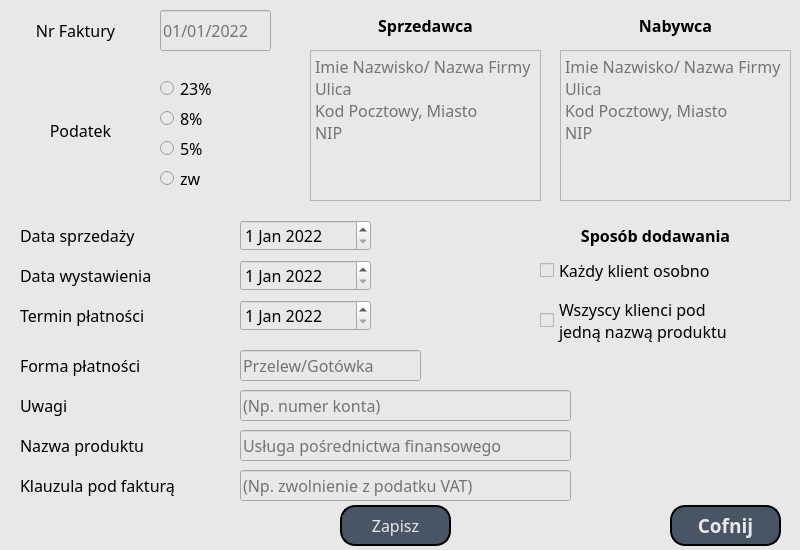
<?xml version="1.0" encoding="UTF-8"?>
<ui version="4.0">
 <class>Dialog</class>
 <widget class="QDialog" name="Dialog">
  <property name="geometry">
   <rect>
    <x>0</x>
    <y>0</y>
    <width>800</width>
    <height>550</height>
   </rect>
  </property>
  <property name="windowTitle">
   <string>Dialog</string>
  </property>
  <property name="styleSheet">
   <string notr="true">background-color: rgb(232, 232, 232);
</string>
  </property>
  <widget class="QLabel" name="label_3">
   <property name="geometry">
    <rect>
     <x>310</x>
     <y>10</y>
     <width>231</width>
     <height>31</height>
    </rect>
   </property>
   <property name="font">
    <font>
     <family>Artifakt Element</family>
     <pointsize>12</pointsize>
     <weight>75</weight>
     <bold>true</bold>
    </font>
   </property>
   <property name="text">
    <string>Sprzedawca</string>
   </property>
   <property name="alignment">
    <set>Qt::AlignCenter</set>
   </property>
  </widget>
  <widget class="QLabel" name="label_4">
   <property name="geometry">
    <rect>
     <x>560</x>
     <y>10</y>
     <width>231</width>
     <height>31</height>
    </rect>
   </property>
   <property name="font">
    <font>
     <family>Artifakt Element</family>
     <pointsize>12</pointsize>
     <weight>75</weight>
     <bold>true</bold>
    </font>
   </property>
   <property name="text">
    <string>Nabywca</string>
   </property>
   <property name="alignment">
    <set>Qt::AlignCenter</set>
   </property>
  </widget>
  <widget class="QTextEdit" name="buyersEdit">
   <property name="geometry">
    <rect>
     <x>560</x>
     <y>50</y>
     <width>231</width>
     <height>151</height>
    </rect>
   </property>
   <property name="font">
    <font>
     <family>Artifakt Element</family>
     <pointsize>12</pointsize>
    </font>
   </property>
   <property name="placeholderText">
    <string>Imie Nazwisko/ Nazwa Firmy                                    Ulica                                                                          Kod Pocztowy, Miasto                                                          NIP</string>
   </property>
  </widget>
  <widget class="QTextEdit" name="sellersEdit">
   <property name="geometry">
    <rect>
     <x>310</x>
     <y>50</y>
     <width>231</width>
     <height>151</height>
    </rect>
   </property>
   <property name="font">
    <font>
     <family>Artifakt Element</family>
     <pointsize>12</pointsize>
    </font>
   </property>
   <property name="html">
    <string>&lt;!DOCTYPE HTML PUBLIC &quot;-//W3C//DTD HTML 4.0//EN&quot; &quot;http://www.w3.org/TR/REC-html40/strict.dtd&quot;&gt;
&lt;html&gt;&lt;head&gt;&lt;meta name=&quot;qrichtext&quot; content=&quot;1&quot; /&gt;&lt;style type=&quot;text/css&quot;&gt;
p, li { white-space: pre-wrap; }
&lt;/style&gt;&lt;/head&gt;&lt;body style=&quot; font-family:'Artifakt Element'; font-size:12pt; font-weight:400; font-style:normal;&quot;&gt;
&lt;p style=&quot;-qt-paragraph-type:empty; margin-top:0px; margin-bottom:0px; margin-left:0px; margin-right:0px; -qt-block-indent:0; text-indent:0px; font-size:7.8pt;&quot;&gt;&lt;br /&gt;&lt;/p&gt;&lt;/body&gt;&lt;/html&gt;</string>
   </property>
   <property name="placeholderText">
    <string>Imie Nazwisko/ Nazwa Firmy                                    Ulica                                                                          Kod Pocztowy, Miasto                                                          NIP</string>
   </property>
  </widget>
  <widget class="QDateEdit" name="dateEdit">
   <property name="geometry">
    <rect>
     <x>240</x>
     <y>220</y>
     <width>131</width>
     <height>31</height>
    </rect>
   </property>
   <property name="font">
    <font>
     <family>Artifakt Element</family>
     <pointsize>12</pointsize>
    </font>
   </property>
   <property name="wrapping">
    <bool>false</bool>
   </property>
   <property name="date">
    <date>
     <year>2022</year>
     <month>1</month>
     <day>1</day>
    </date>
   </property>
  </widget>
  <widget class="QLabel" name="label_5">
   <property name="geometry">
    <rect>
     <x>20</x>
     <y>220</y>
     <width>161</width>
     <height>31</height>
    </rect>
   </property>
   <property name="font">
    <font>
     <family>Artifakt Element</family>
     <pointsize>12</pointsize>
    </font>
   </property>
   <property name="text">
    <string>Data sprzedaży</string>
   </property>
   <property name="alignment">
    <set>Qt::AlignLeading|Qt::AlignLeft|Qt::AlignVCenter</set>
   </property>
  </widget>
  <widget class="QLabel" name="label_6">
   <property name="geometry">
    <rect>
     <x>20</x>
     <y>260</y>
     <width>181</width>
     <height>31</height>
    </rect>
   </property>
   <property name="font">
    <font>
     <family>Artifakt Element</family>
     <pointsize>12</pointsize>
    </font>
   </property>
   <property name="text">
    <string>Data wystawienia</string>
   </property>
   <property name="alignment">
    <set>Qt::AlignLeading|Qt::AlignLeft|Qt::AlignVCenter</set>
   </property>
  </widget>
  <widget class="QLabel" name="label_7">
   <property name="geometry">
    <rect>
     <x>20</x>
     <y>300</y>
     <width>181</width>
     <height>31</height>
    </rect>
   </property>
   <property name="font">
    <font>
     <family>Artifakt Element</family>
     <pointsize>12</pointsize>
    </font>
   </property>
   <property name="text">
    <string>Termin płatności</string>
   </property>
   <property name="alignment">
    <set>Qt::AlignLeading|Qt::AlignLeft|Qt::AlignVCenter</set>
   </property>
  </widget>
  <widget class="QLineEdit" name="paymentFormEdit">
   <property name="geometry">
    <rect>
     <x>240</x>
     <y>350</y>
     <width>181</width>
     <height>31</height>
    </rect>
   </property>
   <property name="font">
    <font>
     <family>Artifakt Element</family>
     <pointsize>12</pointsize>
    </font>
   </property>
   <property name="text">
    <string/>
   </property>
   <property name="placeholderText">
    <string>Przelew/Gotówka</string>
   </property>
  </widget>
  <widget class="QLabel" name="label_8">
   <property name="geometry">
    <rect>
     <x>20</x>
     <y>350</y>
     <width>161</width>
     <height>31</height>
    </rect>
   </property>
   <property name="font">
    <font>
     <family>Artifakt Element</family>
     <pointsize>12</pointsize>
    </font>
   </property>
   <property name="text">
    <string>Forma płatności</string>
   </property>
   <property name="alignment">
    <set>Qt::AlignLeading|Qt::AlignLeft|Qt::AlignVCenter</set>
   </property>
  </widget>
  <widget class="QLabel" name="label_9">
   <property name="geometry">
    <rect>
     <x>20</x>
     <y>390</y>
     <width>121</width>
     <height>31</height>
    </rect>
   </property>
   <property name="font">
    <font>
     <family>Artifakt Element</family>
     <pointsize>12</pointsize>
    </font>
   </property>
   <property name="text">
    <string>Uwagi</string>
   </property>
   <property name="alignment">
    <set>Qt::AlignLeading|Qt::AlignLeft|Qt::AlignVCenter</set>
   </property>
  </widget>
  <widget class="QLineEdit" name="notesEdit">
   <property name="geometry">
    <rect>
     <x>240</x>
     <y>390</y>
     <width>331</width>
     <height>31</height>
    </rect>
   </property>
   <property name="font">
    <font>
     <family>Artifakt Element</family>
     <pointsize>12</pointsize>
    </font>
   </property>
   <property name="text">
    <string/>
   </property>
   <property name="placeholderText">
    <string>(Np. numer konta)</string>
   </property>
  </widget>
  <widget class="QRadioButton" name="radioButton0">
   <property name="geometry">
    <rect>
     <x>160</x>
     <y>80</y>
     <width>82</width>
     <height>17</height>
    </rect>
   </property>
   <property name="font">
    <font>
     <family>Artifakt Element</family>
     <pointsize>12</pointsize>
    </font>
   </property>
   <property name="text">
    <string>23%</string>
   </property>
  </widget>
  <widget class="QRadioButton" name="radioButton1">
   <property name="geometry">
    <rect>
     <x>160</x>
     <y>110</y>
     <width>82</width>
     <height>17</height>
    </rect>
   </property>
   <property name="font">
    <font>
     <family>Artifakt Element</family>
     <pointsize>12</pointsize>
    </font>
   </property>
   <property name="text">
    <string>8%</string>
   </property>
  </widget>
  <widget class="QLabel" name="label_10">
   <property name="geometry">
    <rect>
     <x>10</x>
     <y>110</y>
     <width>141</width>
     <height>41</height>
    </rect>
   </property>
   <property name="font">
    <font>
     <family>Artifakt Element</family>
     <pointsize>12</pointsize>
    </font>
   </property>
   <property name="text">
    <string>Podatek</string>
   </property>
   <property name="alignment">
    <set>Qt::AlignCenter</set>
   </property>
  </widget>
  <widget class="QRadioButton" name="radioButton2">
   <property name="geometry">
    <rect>
     <x>160</x>
     <y>140</y>
     <width>82</width>
     <height>17</height>
    </rect>
   </property>
   <property name="font">
    <font>
     <family>Artifakt Element</family>
     <pointsize>12</pointsize>
    </font>
   </property>
   <property name="text">
    <string>5%</string>
   </property>
  </widget>
  <widget class="QRadioButton" name="radioButton3">
   <property name="geometry">
    <rect>
     <x>160</x>
     <y>170</y>
     <width>82</width>
     <height>17</height>
    </rect>
   </property>
   <property name="font">
    <font>
     <family>Artifakt Element</family>
     <pointsize>12</pointsize>
    </font>
   </property>
   <property name="text">
    <string>zw</string>
   </property>
  </widget>
  <widget class="QPushButton" name="BackButton">
   <property name="geometry">
    <rect>
     <x>670</x>
     <y>505</y>
     <width>111</width>
     <height>41</height>
    </rect>
   </property>
   <property name="font">
    <font>
     <family>Artifakt Element</family>
     <pointsize>14</pointsize>
     <weight>75</weight>
     <bold>true</bold>
    </font>
   </property>
   <property name="styleSheet">
    <string notr="true">background-color: rgb(73, 84, 100);
border-color: rgb(0, 0, 0);
border: 2px solid;
border-radius: 15px;
color: rgb(232, 232, 232);</string>
   </property>
   <property name="text">
    <string>Cofnij</string>
   </property>
  </widget>
  <widget class="QLabel" name="label_11">
   <property name="geometry">
    <rect>
     <x>20</x>
     <y>470</y>
     <width>211</width>
     <height>31</height>
    </rect>
   </property>
   <property name="font">
    <font>
     <family>Artifakt Element</family>
     <pointsize>12</pointsize>
    </font>
   </property>
   <property name="text">
    <string>Klauzula pod fakturą</string>
   </property>
   <property name="alignment">
    <set>Qt::AlignLeading|Qt::AlignLeft|Qt::AlignVCenter</set>
   </property>
  </widget>
  <widget class="QLineEdit" name="notesBottomEdit">
   <property name="geometry">
    <rect>
     <x>240</x>
     <y>470</y>
     <width>331</width>
     <height>31</height>
    </rect>
   </property>
   <property name="font">
    <font>
     <family>Artifakt Element</family>
     <pointsize>12</pointsize>
    </font>
   </property>
   <property name="text">
    <string/>
   </property>
   <property name="placeholderText">
    <string>(Np. zwolnienie z podatku VAT)</string>
   </property>
  </widget>
  <widget class="QLabel" name="label_12">
   <property name="geometry">
    <rect>
     <x>540</x>
     <y>220</y>
     <width>231</width>
     <height>31</height>
    </rect>
   </property>
   <property name="font">
    <font>
     <family>Artifakt Element</family>
     <pointsize>12</pointsize>
     <weight>75</weight>
     <bold>true</bold>
    </font>
   </property>
   <property name="text">
    <string>Sposób dodawania</string>
   </property>
   <property name="alignment">
    <set>Qt::AlignCenter</set>
   </property>
  </widget>
  <widget class="QCheckBox" name="multipleClientBox">
   <property name="geometry">
    <rect>
     <x>540</x>
     <y>260</y>
     <width>231</width>
     <height>21</height>
    </rect>
   </property>
   <property name="font">
    <font>
     <family>Artifakt Element</family>
     <pointsize>12</pointsize>
    </font>
   </property>
   <property name="text">
    <string>Każdy klient osobno</string>
   </property>
  </widget>
  <widget class="QCheckBox" name="singleClientBox">
   <property name="geometry">
    <rect>
     <x>540</x>
     <y>290</y>
     <width>231</width>
     <height>61</height>
    </rect>
   </property>
   <property name="font">
    <font>
     <family>Artifakt Element</family>
     <pointsize>12</pointsize>
    </font>
   </property>
   <property name="text">
    <string>Wszyscy klienci pod 
jedną nazwą produktu</string>
   </property>
  </widget>
  <widget class="QLabel" name="label_13">
   <property name="geometry">
    <rect>
     <x>10</x>
     <y>10</y>
     <width>131</width>
     <height>41</height>
    </rect>
   </property>
   <property name="font">
    <font>
     <family>Artifakt Element</family>
     <pointsize>12</pointsize>
    </font>
   </property>
   <property name="text">
    <string>Nr Faktury</string>
   </property>
   <property name="alignment">
    <set>Qt::AlignCenter</set>
   </property>
  </widget>
  <widget class="QLineEdit" name="invoiceNumberEdit">
   <property name="geometry">
    <rect>
     <x>160</x>
     <y>10</y>
     <width>111</width>
     <height>41</height>
    </rect>
   </property>
   <property name="font">
    <font>
     <family>Artifakt Element</family>
     <pointsize>12</pointsize>
    </font>
   </property>
   <property name="text">
    <string/>
   </property>
   <property name="placeholderText">
    <string>01/01/2022</string>
   </property>
  </widget>
  <widget class="QPushButton" name="saveButton">
   <property name="geometry">
    <rect>
     <x>340</x>
     <y>505</y>
     <width>111</width>
     <height>41</height>
    </rect>
   </property>
   <property name="font">
    <font>
     <family>Artifakt Element</family>
     <pointsize>12</pointsize>
     <weight>50</weight>
     <bold>false</bold>
    </font>
   </property>
   <property name="cursor">
    <cursorShape>WhatsThisCursor</cursorShape>
   </property>
   <property name="toolTip">
    <string>&lt;html&gt;&lt;head/&gt;&lt;body&gt;&lt;p&gt;Zapisywanie do pliku automatycznie wczytujące dane po zamknięciu aplikacji.&lt;/p&gt;&lt;p&gt;W przypadku jednorazowych danych nie ma konieczności zapisu - dane do aktualnej faktury wczytują się również bez zapisu.&lt;br/&gt;&lt;br/&gt;&lt;/p&gt;&lt;/body&gt;&lt;/html&gt;</string>
   </property>
   <property name="whatsThis">
    <string/>
   </property>
   <property name="accessibleName">
    <string/>
   </property>
   <property name="accessibleDescription">
    <string/>
   </property>
   <property name="styleSheet">
    <string notr="true">background-color: rgb(73, 84, 100);
border-color: rgb(0, 0, 0);
border: 2px solid;
border-radius: 15px;
color: rgb(232, 232, 232);</string>
   </property>
   <property name="text">
    <string>Zapisz</string>
   </property>
  </widget>
  <widget class="QLabel" name="label_15">
   <property name="geometry">
    <rect>
     <x>20</x>
     <y>430</y>
     <width>171</width>
     <height>31</height>
    </rect>
   </property>
   <property name="font">
    <font>
     <family>Artifakt Element</family>
     <pointsize>12</pointsize>
    </font>
   </property>
   <property name="text">
    <string>Nazwa produktu</string>
   </property>
   <property name="alignment">
    <set>Qt::AlignLeading|Qt::AlignLeft|Qt::AlignVCenter</set>
   </property>
  </widget>
  <widget class="QLineEdit" name="productNameEdit">
   <property name="geometry">
    <rect>
     <x>240</x>
     <y>430</y>
     <width>331</width>
     <height>31</height>
    </rect>
   </property>
   <property name="font">
    <font>
     <family>Artifakt Element</family>
     <pointsize>12</pointsize>
    </font>
   </property>
   <property name="text">
    <string/>
   </property>
   <property name="placeholderText">
    <string>Usługa pośrednictwa finansowego</string>
   </property>
  </widget>
  <widget class="QDateEdit" name="dateEdit_2">
   <property name="geometry">
    <rect>
     <x>240</x>
     <y>260</y>
     <width>131</width>
     <height>31</height>
    </rect>
   </property>
   <property name="font">
    <font>
     <family>Artifakt Element</family>
     <pointsize>12</pointsize>
    </font>
   </property>
   <property name="wrapping">
    <bool>false</bool>
   </property>
   <property name="date">
    <date>
     <year>2022</year>
     <month>1</month>
     <day>1</day>
    </date>
   </property>
  </widget>
  <widget class="QDateEdit" name="dateEdit_3">
   <property name="geometry">
    <rect>
     <x>240</x>
     <y>300</y>
     <width>131</width>
     <height>31</height>
    </rect>
   </property>
   <property name="font">
    <font>
     <family>Artifakt Element</family>
     <pointsize>12</pointsize>
    </font>
   </property>
   <property name="wrapping">
    <bool>false</bool>
   </property>
   <property name="date">
    <date>
     <year>2022</year>
     <month>1</month>
     <day>1</day>
    </date>
   </property>
  </widget>
 </widget>
 <resources/>
 <connections/>
</ui>
